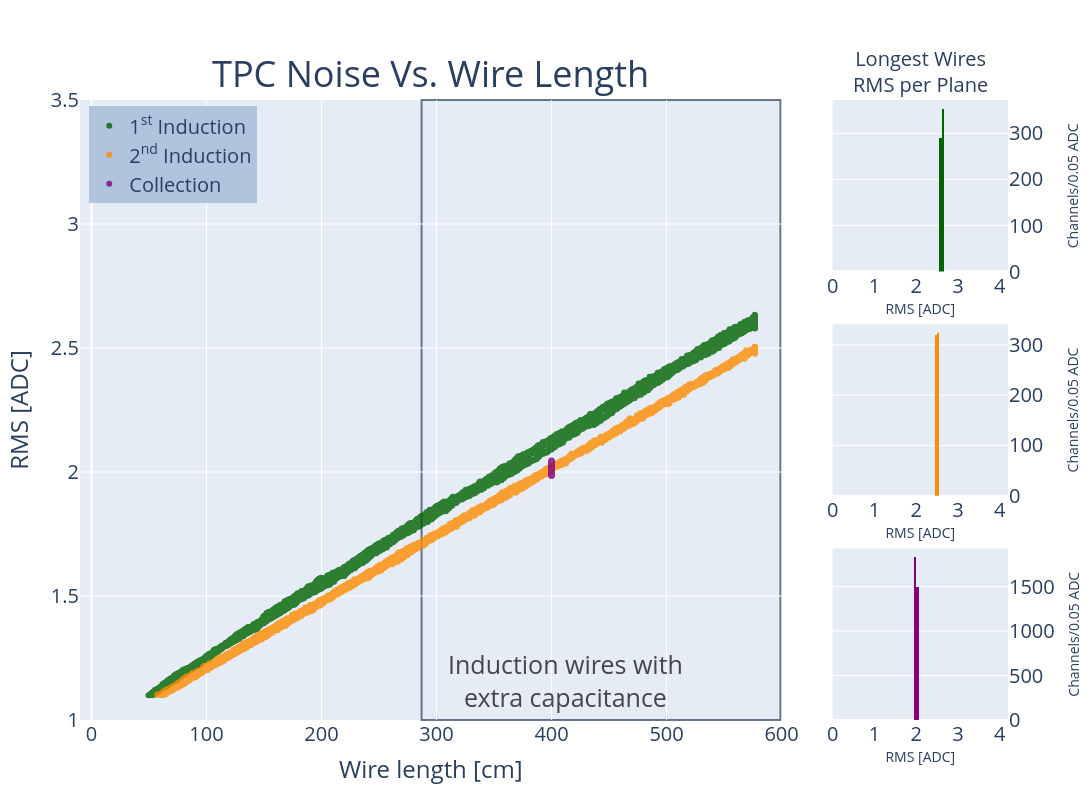

Notebook code for this chart:
### Code cell
a, b = np.polyfit(Noise_df['r'],Noise_df['Raw_rms'], 1)
correct_rms = []
print(a)
for i in range(0,len(Noise_df['r']),32):
    correct_rms.extend(a*Noise_df['r'][i:i+32] +Noise_df['Raw_rms'][i]-a*Noise_df['r'][i+16])
Noise_df['corrected_rms'] = correct_rms
fig = make_subplots(rows=3,cols=2,specs=[[{"rowspan": 3}, {}],
           [None, {}],[None, {}]],subplot_titles =("<span style='font-size: 36px;''>TPC Noise Vs. Wire Length</span>","<span style='font-size: 20px;''>Longest Wires<br>RMS per Plane</span>"),column_widths=[0.8, 0.2],horizontal_spacing = 0.055,vertical_spacing = 0.085)

fig.add_trace(go.Scatter(x=Noise_df['r'][Noise_df['plane']==0][Noise_df['Raw_rms']>1.1],y = Noise_df['Raw_rms'][Noise_df['plane']==0][Noise_df['Raw_rms']>1.1],marker_color = 'DarkGreen',mode='markers',opacity=.8,text=Noise_df['Channel_id'],name='1<sup>st</sup> Induction'),row = 1, col = 1)
fig.add_trace(go.Scatter(x=Noise_df['r'][Noise_df['plane']==1][Noise_df['Raw_rms']>1.1],y = Noise_df['Raw_rms'][Noise_df['plane']==1][Noise_df['Raw_rms']>1.1],marker_color = 'darkorange',mode='markers',opacity=.8,text=Noise_df['Channel_id'],name='2<sup>nd</sup> Induction'),row = 1, col = 1)
fig.add_trace(go.Scatter(x=Noise_df['r'][Noise_df['plane']==2][Noise_df['Raw_rms']>1.4],y = Noise_df['Raw_rms'][Noise_df['plane']==2][Noise_df['Raw_rms']>1.4],marker_color = 'Purple',mode='markers',opacity=.8,text=Noise_df['Channel_id'],name='Collection'),row = 1, col = 1)


fig.add_trace(go.Histogram(x=Noise_df['Raw_rms'][mask_U],marker_color = 'darkgreen',xbins=dict(start = mean_U - 5,end = mean_U+5,size=.05),showlegend = False),row = 1, col =2)


fig.add_trace(go.Histogram(x=Noise_df['Raw_rms'][mask_V],marker_color = 'darkorange',xbins=dict(start = mean_V - 5,end = mean_V+5,size=.05),showlegend = False),row = 2, col =2)


fig.add_trace(go.Histogram(x=Noise_df['Raw_rms'][mask_Y],marker_color = 'purple',xbins=dict(start = mean_Y - 5,end = mean_Y + 5,size=.05),showlegend = False),row = 3, col =2)



fig.add_vrect(
    x0="287", x1="599",
     opacity=0.7,
    layer="below", line_width=2,row = 1,col =1
)
#fig.add_trace(go.Scatter(x=Noise_df['r'],y = Noise_df['corrected_rms'],marker_color = 'red',mode='markers',opacity=.7),row = 1, col = 1)
#fig.add_trace(go.Scatter(x=Noise_df['r'],y = a*Noise_df['r']+b,marker_color = 'blue'),row = 1, col = 1)

#fig.update_layout(xaxis2 = dict(range = [0,median+5]))
#fig.update_layout(margin = dict(r=200))
#fig.add_annotation(dict(font = dict(size = 10),xshift= 180,yshift=120,text = f"Mean RMS:{mean:.2f}",showarrow = False),row =1,col=2)
#fig.add_annotation(dict(font = dict(size = 10),xshift= 180,yshift=110,text = f"Median RMS:{median:.2f}",showarrow = False),row =1,col=2)

fig.update_layout(yaxis2 = dict(title="Channels/0.05 ADC",side="right",title_font=dict(size=14),title_standoff = 25),
                  yaxis3 = dict(title="Channels/0.05 ADC",side="right",title_font=dict(size=14),title_standoff = 25),
                  yaxis4 = dict(title="Channels/0.05 ADC",side="right",title_font=dict(size=14)),)
fig.update_layout(xaxis2 = dict(title="RMS [ADC]",side="left",title_font=dict(size=14),title_standoff= 5),
                  xaxis3 = dict(title="RMS [ADC]",side="left",title_font=dict(size=14),title_standoff= 5),
                  xaxis4 = dict(title="RMS [ADC]",side="left",title_font=dict(size=14),title_standoff= 5),)
fig.update_layout(xaxis2 = dict(range = [0,4.2]),xaxis4 = dict(range = [0,4.2]),xaxis3 = dict(range = [0,4.2]),)

fig.update_yaxes(title_text = "RMS [ADC]",title_font=dict(size=24),row = 1, col = 1)

fig.update_xaxes(title_text = "Wire length [cm]",title_font=dict(size=24),row = 1, col = 1)

#fig.update_layout(xaxis2 = dict(range = [0,5]),xaxis4 = dict(range = [0,5]),xaxis6 = dict(range = [0,5]))
fig.update_layout(yaxis = dict(range = [1,3.5]))
fig.update_layout(xaxis = dict(range= [-10,600],tickmode = 'linear',dtick = 100))
fig.update_annotations(font_size=20)
fig.update_layout(font = dict(size=20),legend=dict(
    yanchor="top",
    y=0.99,
    xanchor="left",
    x=0.01,
    bgcolor="LightSteelBlue",
        bordercolor="Black",
))
#fig.add_annotation(dict(font = dict(size = 25,color="Black",)),xshift= -270,yshift=150,text = f"SBND<br>Preliminary Data",showarrow = False)
fig.add_annotation(dict(font = dict(size = 25,color="Black",)),opacity=0.7,xshift= 135,yshift=-270,text = f"Induction wires with<br>extra capacitance",showarrow = False)

fig.update_layout(height = 800, width = 1200,showlegend = True)

fig.write_image(f'/Users/danielcarber/Documents/SBND/Noise Analysis/Plots/RMS_vs_wire_length.png')
fig.write_image(f'/Users/danielcarber/Documents/SBND/Noise Analysis/Plots/RMS_vs_wire_length.pdf')

fig.show()

### Figure 1 — Plotly figure (JSON) as saved in the notebook; plotly's stock layout.template omitted (floating-point values rounded to 4 significant figures; data arrays with more than 128 entries replaced by an {"elided": "..."} marker saying what was removed)
{"data": [{"marker": {"color": "DarkGreen"}, "mode": "markers", "name": "1<sup>st</sup> Induction", "opacity": 0.8, "text": {"elided": "11264 int values"}, "type": "scatter", "x": {"elided": "3677 float values"}, "xaxis": "x", "y": {"elided": "3677 float values"}, "yaxis": "y"}, {"marker": {"color": "darkorange"}, "mode": "markers", "name": "2<sup>nd</sup> Induction", "opacity": 0.8, "text": {"elided": "11264 int values"}, "type": "scatter", "x": {"elided": "3625 float values"}, "xaxis": "x", "y": {"elided": "3625 float values"}, "yaxis": "y"}, {"marker": {"color": "Purple"}, "mode": "markers", "name": "Collection", "opacity": 0.8, "text": {"elided": "11264 int values"}, "type": "scatter", "x": {"elided": "3328 int values"}, "xaxis": "x", "y": {"elided": "3328 float values"}, "yaxis": "y"}, {"marker": {"color": "darkgreen"}, "showlegend": false, "type": "histogram", "x": {"elided": "644 float values"}, "xaxis": "x2", "xbins": {"end": 7.609, "size": 0.05, "start": -2.391}, "yaxis": "y2"}, {"marker": {"color": "darkorange"}, "showlegend": false, "type": "histogram", "x": {"elided": "644 float values"}, "xaxis": "x3", "xbins": {"end": 7.492, "size": 0.05, "start": -2.508}, "yaxis": "y3"}, {"marker": {"color": "purple"}, "showlegend": false, "type": "histogram", "x": {"elided": "3328 float values"}, "xaxis": "x4", "xbins": {"end": 7.008, "size": 0.05, "start": -2.992}, "yaxis": "y4"}], "layout": {"annotations": [{"font": {"size": 20}, "showarrow": false, "text": "<span style='font-size: 36px;''>TPC Noise Vs. Wire Length</span>", "x": 0.378, "xanchor": "center", "xref": "paper", "y": 1, "yanchor": "bottom", "yref": "paper"}, {"font": {"size": 20}, "showarrow": false, "text": "<span style='font-size: 20px;''>Longest Wires<br>RMS per Plane</span>", "x": 0.9055, "xanchor": "center", "xref": "paper", "y": 1, "yanchor": "bottom", "yref": "paper"}, {"font": {"color": "Black", "size": 25}, "opacity": 0.7, "showarrow": false, "text": "Induction wires with<br>extra capacitance", "xshift": 135, "yshift": -270}], "font": {"size": 20}, "height": 800, "legend": {"bgcolor": "LightSteelBlue", "bordercolor": "Black", "x": 0.01, "xanchor": "left", "y": 0.99, "yanchor": "top"}, "shapes": [{"layer": "below", "line": {"width": 2}, "opacity": 0.7, "type": "rect", "x0": "287", "x1": "599", "xref": "x", "y0": 0, "y1": 1, "yref": "y domain"}], "showlegend": true, "width": 1200, "xaxis": {"anchor": "y", "domain": [0, 0.756], "dtick": 100, "range": [-10, 600], "tickmode": "linear", "title": {"font": {"size": 24}, "text": "Wire length [cm]"}}, "xaxis2": {"anchor": "y2", "domain": [0.811, 1], "range": [0, 4.2], "side": "left", "title": {"font": {"size": 14}, "standoff": 5, "text": "RMS [ADC]"}}, "xaxis3": {"anchor": "y3", "domain": [0.811, 1], "range": [0, 4.2], "side": "left", "title": {"font": {"size": 14}, "standoff": 5, "text": "RMS [ADC]"}}, "xaxis4": {"anchor": "y4", "domain": [0.811, 1], "range": [0, 4.2], "side": "left", "title": {"font": {"size": 14}, "standoff": 5, "text": "RMS [ADC]"}}, "yaxis": {"anchor": "x", "domain": [0, 1], "range": [1, 3.5], "title": {"font": {"size": 24}, "text": "RMS [ADC]"}}, "yaxis2": {"anchor": "x2", "domain": [0.7233, 1], "side": "right", "title": {"font": {"size": 14}, "standoff": 25, "text": "Channels/0.05 ADC"}}, "yaxis3": {"anchor": "x3", "domain": [0.3617, 0.6383], "side": "right", "title": {"font": {"size": 14}, "standoff": 25, "text": "Channels/0.05 ADC"}}, "yaxis4": {"anchor": "x4", "domain": [0, 0.2767], "side": "right", "title": {"font": {"size": 14}, "text": "Channels/0.05 ADC"}}}}
